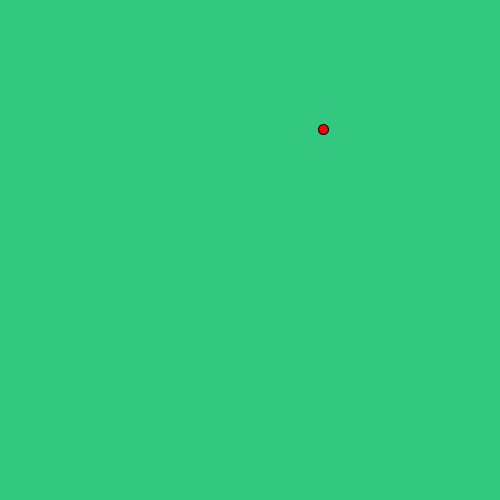
Frame 1 (no input)
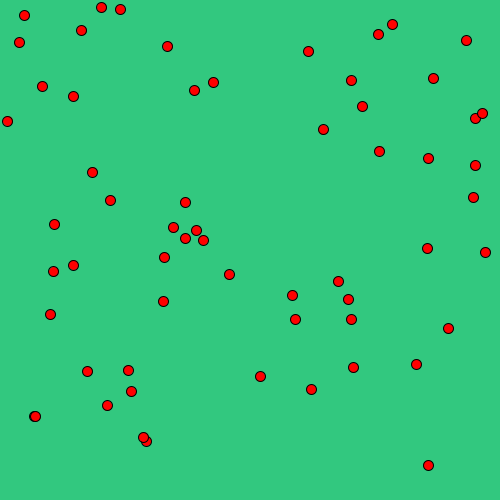
Frame 60 (the mouse pressed at the canvas centre just before this capture)
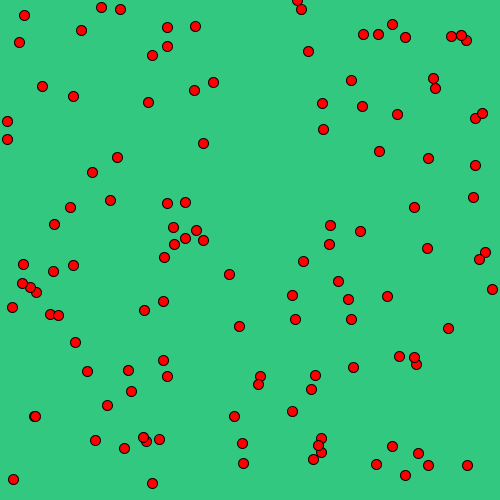
Frame 120 (the mouse held since frame 60 and released just before this capture)

The Processing sketch that drew these frames (run headless with seeded random() and noise(); from frame 60 on, the mouse is pressed at the canvas centre):

// Processing sketch: processing_185706
// ── processing_185706.pde


void setup() {
  size(500,500);
  background(50, 200, 127);
}

void draw() {
  fill(255,0,0);
  ellipse(random(500),random(500),10,10);
}

void mouseClicked() {
  background(50, 200, 127);
}
